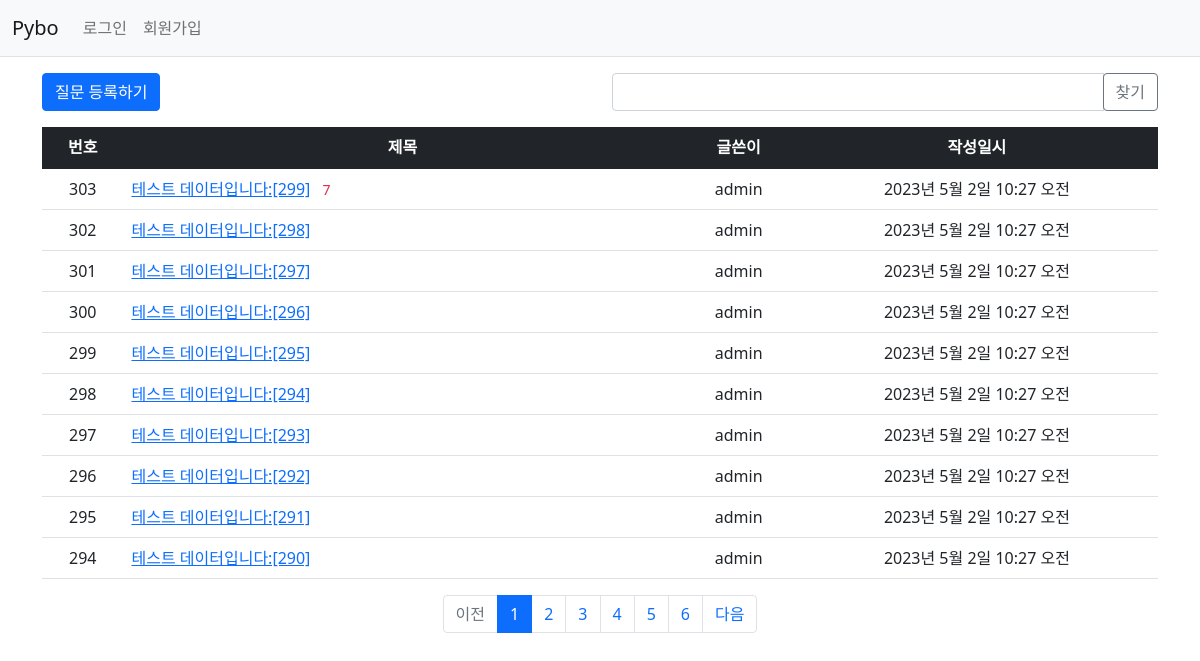
Screenshot of /pybo/ with the database file from the repository.
### pybo/models.py (models this page shows, shortened)
class Question(models.Model):
    author = models.ForeignKey(User, on_delete=models.CASCADE, related_name='author_question',null=True, default=None)
    subject = models.CharField(max_length=200)
    content = models.TextField()
    create_date = models.DateTimeField()
    modify_date = models.DateTimeField(null=True, blank=True)
    voter = models.ManyToManyField(User, related_name='voter_question')

### pybo/views/base_views.py (the view, shortened to what this page needs)
# urls.py: path('', base_views.index, name='index'),  # '/' 에 해당되는 path
def index(request):
    page = request.GET.get('page', '1') #페이지
    kw = request.GET.get('kw', '')  # 검색어
    question_list = Question.objects.order_by('-create_date')
    paginator = Paginator(question_list, 10)  # 페이지당 10개씩 보여주기
    page_obj = paginator.get_page(page)
    context = {'question_list': page_obj, 'page':page, 'kw':kw}
    return render(request, 'pybo/question_list.html', context)

### pybo/templatetags/pybo_filter.py (called while the page is built)
@register.filter
def sub(value, arg):
    return value - arg

### templates/pybo/question_list.html (shortened to what this page needs)
{% extends 'base.html' %}
{% load pybo_filter %}
{% block content %}
<div class="container my-3">
    <div class="row my-3">
        <div class="col-6">
            <a href="{% url 'pybo:question_create' %}" class="btn btn-primary">질문 등록하기</a>
        </div>
        <div class="col-6">
            <div class="input-group">
                <input type="text" id="search_kw" class="form-control" value="{{ kw|default_if_none:'' }}">
                <div class="input-group-append">
                    <button class="btn btn-outline-secondary" type="button" id="btn_search">찾기</button>
                </div>
            </div>
        </div>
    </div>
    <table class="table">
        <thead>
        <tr class="text-center table-dark">
            <th>번호</th>
            <th style="width:50%">제목</th>
            <th>글쓴이</th>
            <th>작성일시</th>
        </tr>
        </thead>
        <tbody>
        {% if question_list %}
        {% for question in question_list %}
        <tr class="text-center">
            <td>
                {{ question_list.paginator.count|sub:question_list.start_index|sub:forloop.counter0|add:1 }}
            </td>
            <td class="text-start">
                <a href="{% url 'pybo:detail' question.id %}">{{ question.subject }}</a>
                {% if question.answer_set.count > 0 %}
                <span class="text-danger small mx-2">{{ question.answer_set.count }}</span>
                {% endif %}
            </td>
            <td>{{ question.author.username }}</td>
            <td>{{ question.create_date }}</td>
        </tr>
        {% endfor %}
        {% else %}
        <tr>
            <td colspan="4">질문이 없습니다.</td>
        </tr>
        {% endif %}
        </tbody>
    </table>
    <ul class="pagination justify-content-center">
        {% if question_list.has_previous %}
        <li class="page-item">
            <a class="page-link" data-page="{{ question_list.previous_page_number }}"
            href="javascript:void(0)">이전</a>
        </li>
        {% else %}
        <li class="page-item disabled">
            <a class="page-link" tabindex="-1" aria-disabled="true" href="#">이전</a>
        </li>
        {% endif %}
        {% for page_number in question_list.paginator.page_range %}
        {% if page_number >= question_list.number|add:-5 and page_number <= question_list.number|add:5 %}
        {% if page_number == question_list.number %}
        <li class="page-item active" aria-current="page">
            <a class="page-link" data-page="{{ page_number }}"
           href="javascript:void(0)">{{ page_number }}</a>
        </li>
        {% else %}
        <li class="page-item">
            <a class="page-link" data-page="{{ page_number }}"
            href="javascript:void(0)">{{ page_number }}</a>
        </li>
        {% endif %}
        {% endif %}
        {% endfor %}
        {% if question_list.has_next %}
        <li class="page-item">
            <a class="page-link" data-page="{{ question_list.next_page_number }}"
           href="javascript:void(0)">다음</a>
        </li>
        {% else %}
        <li class="page-item disabled">
            <a class="page-link" tabindex="-1" aria-disabled="true" href="#">다음</a>
        </li>
        {% endif %}
    </ul>
</div>
{% endblock %}

### rows the page displays
Question: paginator.count|sub "303", subject "테스트 데이터입니다:[299]", answer_set.count "7", author.username "admin", create_date "2023년 5월 2일 10:27 오전"
Question: paginator.count|sub "302", subject "테스트 데이터입니다:[298]", author.username "admin", create_date "2023년 5월 2일 10:27 오전"
Question: paginator.count|sub "301", subject "테스트 데이터입니다:[297]", author.username "admin", create_date "2023년 5월 2일 10:27 오전"
Question: paginator.count|sub "300", subject "테스트 데이터입니다:[296]", author.username "admin", create_date "2023년 5월 2일 10:27 오전"
Question: paginator.count|sub "299", subject "테스트 데이터입니다:[295]", author.username "admin", create_date "2023년 5월 2일 10:27 오전"
Question: paginator.count|sub "298", subject "테스트 데이터입니다:[294]", author.username "admin", create_date "2023년 5월 2일 10:27 오전"
Question: paginator.count|sub "297", subject "테스트 데이터입니다:[293]", author.username "admin", create_date "2023년 5월 2일 10:27 오전"
Question: paginator.count|sub "296", subject "테스트 데이터입니다:[292]", author.username "admin", create_date "2023년 5월 2일 10:27 오전"
Question: paginator.count|sub "295", subject "테스트 데이터입니다:[291]", author.username "admin", create_date "2023년 5월 2일 10:27 오전"
Question: paginator.count|sub "294", subject "테스트 데이터입니다:[290]", author.username "admin", create_date "2023년 5월 2일 10:27 오전"

### other values shown
{{ page_number }} "1"
{{ page_number }} "2" "3" "4" "5" "6"
